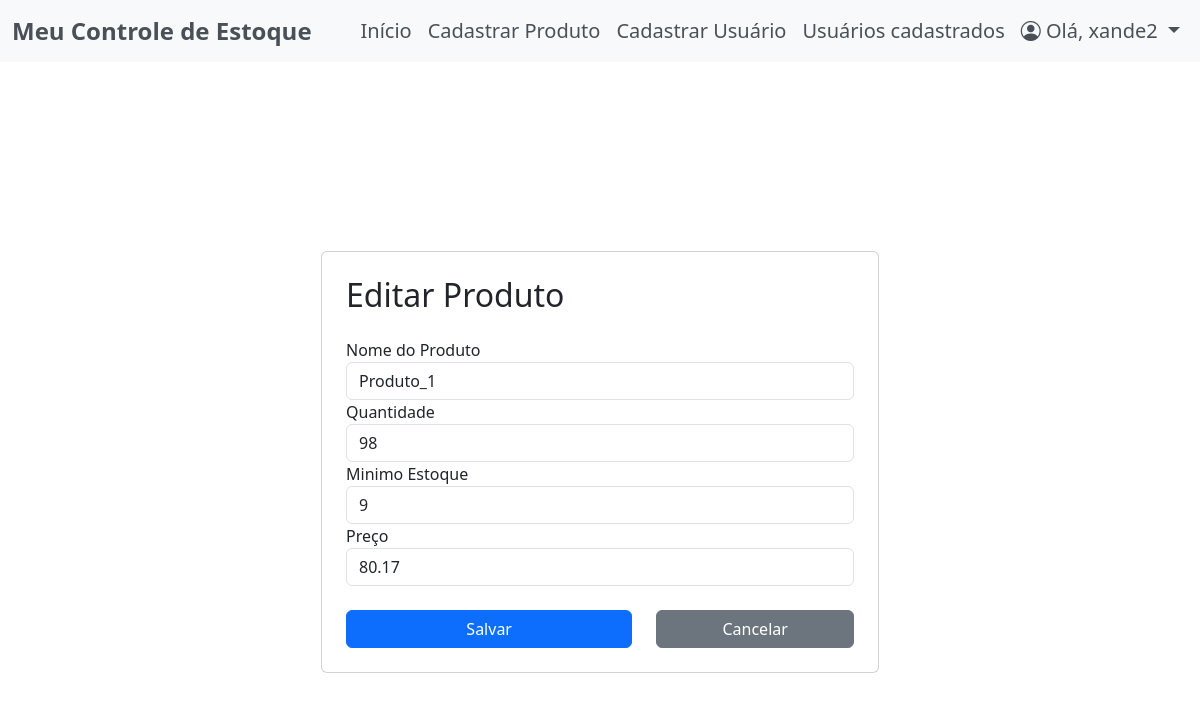
/editar_produto/1/ (signed in), run on the app's committed database.
### app/models.py (models this page shows)
class Usuario(UserMixin, db.Model):
    id = db.Column(db.Integer, primary_key=True, autoincrement=True)
    username = db.Column(db.String(100), nullable=False, unique=True)
    password = db.Column(db.String(100), nullable=False)
    confirm_password = db.Column(db.String(100), nullable=False)
    email = db.Column(db.String(100), nullable=False, unique=True)
    nivel_funcao = db.Column(db.String(15), nullable=False, default='comum')

class Produto(db.Model):
    id = db.Column(db.Integer, primary_key=True)
    nome = db.Column(db.String(150), nullable=False)
    quantidade = db.Column(db.Integer, nullable=False)
    minimo_estoque = db.Column(db.Integer, nullable=False)
    preco_unitario = db.Column(db.Float, nullable=False)
    data_entrada = db.Column(db.DateTime, nullable=False, default=datetime.now)

### app/routes.py (the view, shortened to what this page needs)
@bp.route('/editar_produto/<int:produto_id>/', methods=['GET', 'POST'])
def editar_produto(produto_id):
    if current_user.nivel_funcao != 'administrador':
        abort(403)
    produto = Produto.query.get(produto_id)
    return render_template('editar_produto.html', produto=produto)

### app/__init__.py (called while the page is built)
@login_manager.user_loader
def load_user(user_id):
    from app.models import Usuario
    return Usuario.query.get(int(user_id))

### app/templates/editar_produto.html (shortened to what this page needs)
{% extends "base.html" %}
{% block content %}
<div class="container d-flex justify-content-center align-items-center vh-100">
    <div class="card p-4 w-50">
        <h2 class="mb-4">Editar Produto</h2>
        <form method="POST" action="">
            <div class="form-group">
                <label for="productName">Nome do Produto</label>
                <input type="text" class="form-control" id="nome" name="nome" value="{{ produto.nome }}" required>
            </div>
            <div class="form-group">
                <label for="productDescription">Quantidade </label>
                <input type="number" class="form-control" id="quantidade" name="quantidade" rows="3" value="{{ produto.quantidade }}"
                    required></input>
            </div>
            <div class="form-group">
                <label for="productPrice">Minimo Estoque</label>
                <input type="number" class="form-control" id="minimo_estoque" name="minimo_estoque"
                    value="{{ produto.minimo_estoque }}" required>
            </div>
            <div class="form-group">
                <label for="productQuantity">Preço</label>
                <input type="number" class="form-control" id="preco_unitario" name="preco_unitario"
                    value="{{ produto.preco_unitario }}" required>
            </div><br>
            <div class="row">
                <div class="col-7">
                    <button type="submit" class="btn btn-primary w-100">Salvar</button>
                </div>
                <div class="col-5">
                    <a href="{{ url_for('routes.index')}}" class="btn btn-secondary w-100">Cancelar</a>
                </div>
            </div>
        </form>
        </div>
    </div>
{% endblock %}

### app/templates/base.html (shortened to what this page needs)
<!DOCTYPE html>
<html lang="en">
<head>
    <link rel="stylesheet" href="https://cdn.datatables.net/1.13.6/css/jquery.dataTables.min.css">
    <link href="https://cdn.jsdelivr.net/npm/bootstrap@5.3.0/dist/css/bootstrap.min.css" rel="stylesheet">
    <link href="https://cdn.jsdelivr.net/npm/bootstrap-icons/font/bootstrap-icons.css" rel="stylesheet">
    <link rel="stylesheet" href="{{ url_for('static', filename='css/style.css') }}">
</head>
<body>
    {% block nav %}
    <nav class="navbar navbar-expand-lg" style="background-color: #f8f9fa;">
        <div class="container-fluid">
            <a class="navbar-brand fw-bold fs-4" href="#" style="color: #495057;">Meu Controle de Estoque</a>
            <div class="collapse navbar-collapse" id="navbarNav">
                <ul class="navbar-nav ms-auto">
                    <li class="nav-item">
                        <a class="nav-link fs-5" href="{{ url_for('routes.index') }}" style="color: #495057;">Início</a>
                    </li>
                    {% if current_user.nivel_funcao != 'comum' %}
                    <li class="nav-item">
                        <a class="nav-link fs-5" href="{{ url_for('routes.cadastrar_produto') }}" style="color: #495057;">Cadastrar Produto</a>
                    </li>
                    <li class="nav-item">
                        <a class="nav-link fs-5" href="{{ url_for('routes.registrar_usuario_comum') }}" style="color: #495057;">Cadastrar Usuário</a>
                    </li>
                    <li class="nav-item">
                        <a class="nav-link fs-5" href="{{ url_for('routes.listar_usuarios') }}" style="color: #495057;">Usuários cadastrados</a>
                    </li>
                    {% endif %}
                    <li class="nav-item dropdown">
                        <a class="nav-link dropdown-toggle fs-5" href="#" id="perfilDropdown" role="button" data-bs-toggle="dropdown" aria-expanded="false" style="color: #495057;">
                            <i class="bi bi-person-circle"></i> Olá, {{ current_user.username }}
                        </a>
                    </li>
                </ul>
            </div>
        </div>
    </nav>
    {% endblock %}
    {% block content %}
    {% endblock %}
</body>
</html>

### data on the page
Usuario: username "xande2"
Produto: nome "Produto_1", quantidade "98", minimo_estoque "9", preco_unitario "80.17"
